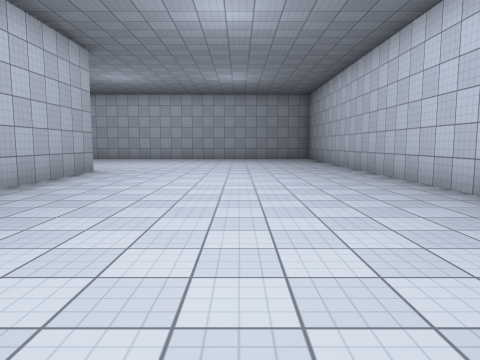
view 1 (above)

18 first-person views from a walk through a 3-D level made in the Unity game engine. The camera is 1.4 m above the floor, tilts 6° down and sees 70° across. The floor is counted in squares, 2 m on a side. Each view is taken from the middle of a square. On the plan, view 1 faces up. The plan holds only what a view shows up to about 11 squares ahead; the rest is blank. The place goes on beyond the plan. The player character is not drawn. Surface patterns are stand-ins for the level's own textures.

view 2
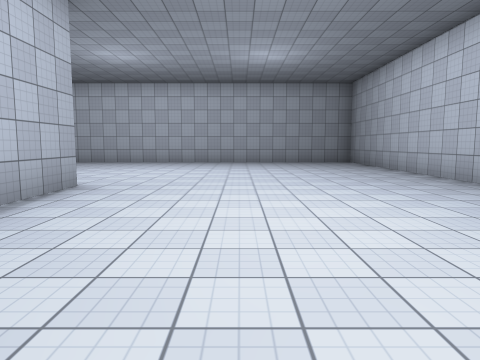

view 3
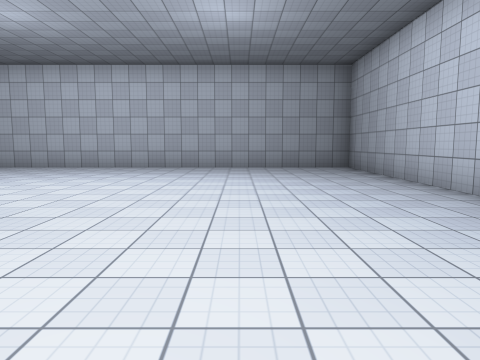

view 4
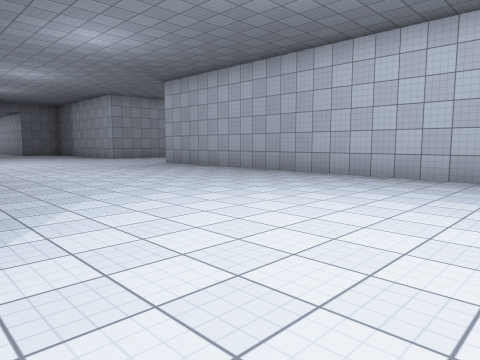

view 5
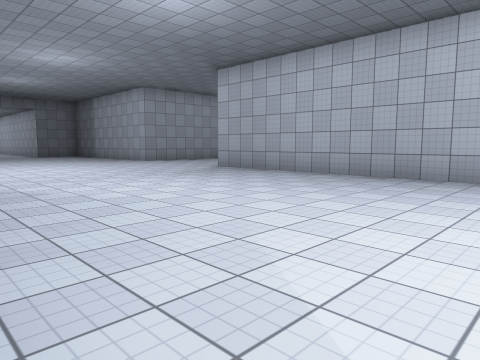

view 6
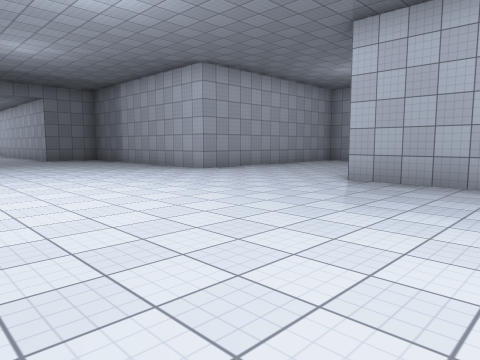

view 7
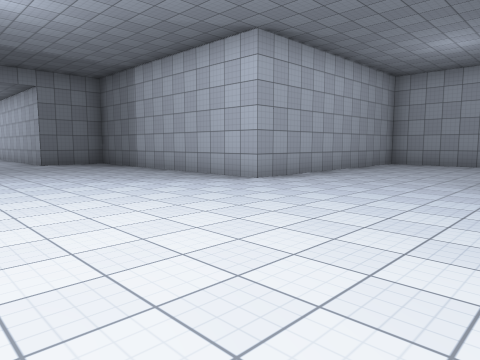

view 8
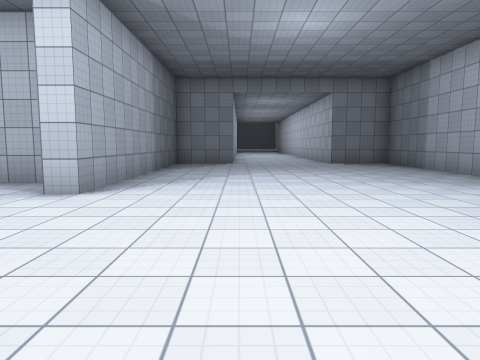

view 9
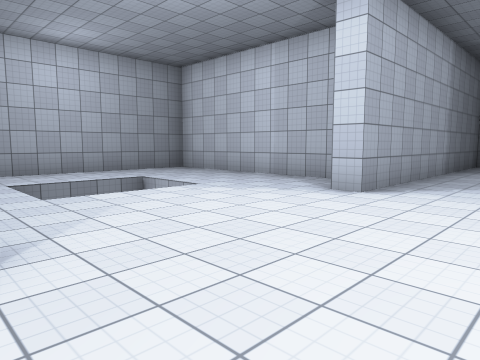

view 10
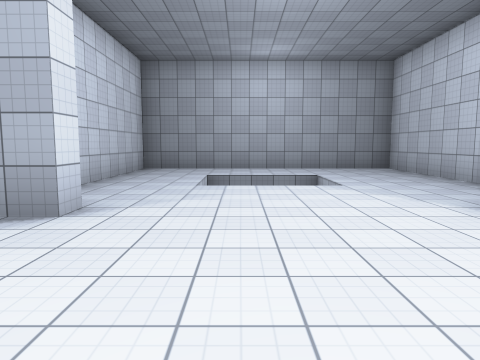

view 11
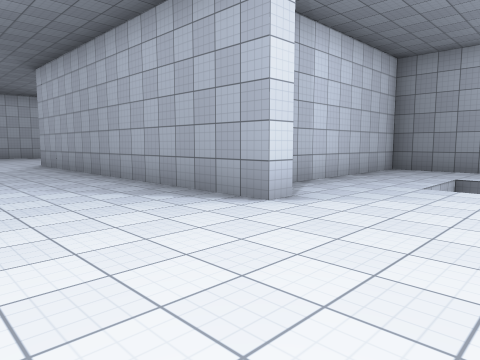

view 12
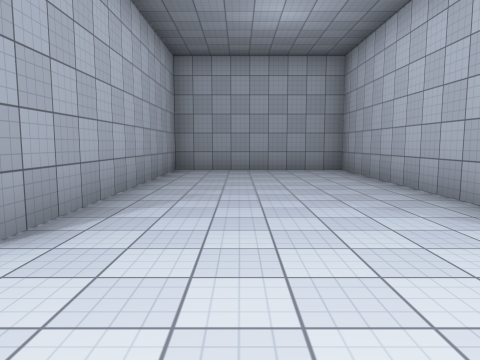

view 13
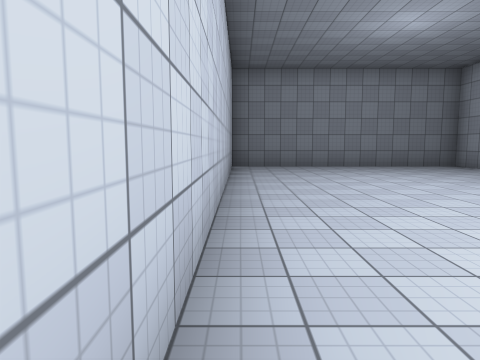

view 14
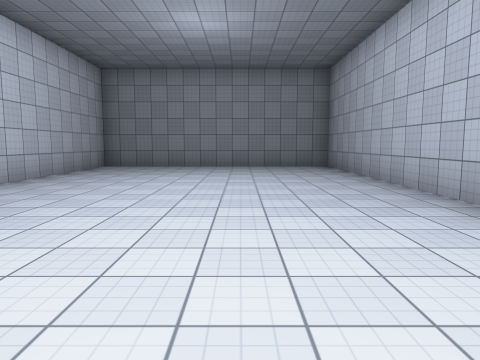

view 15
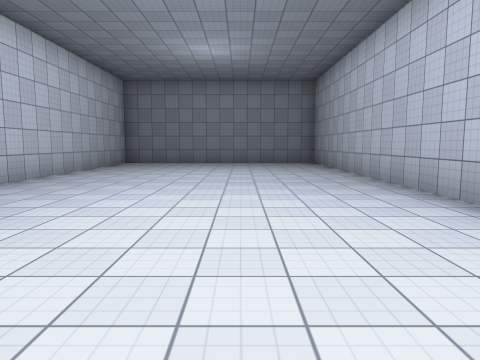

view 16
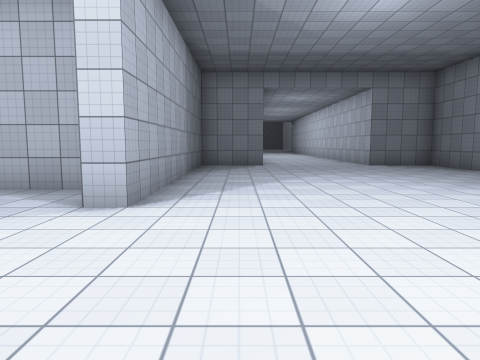

view 17
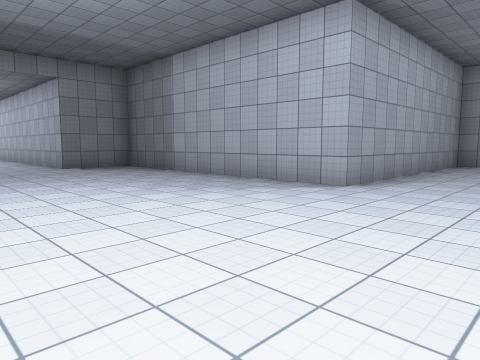

view 18
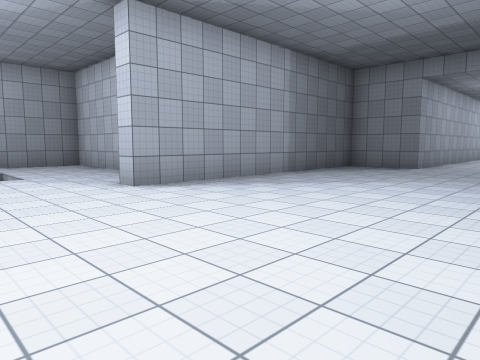

### Floor plan
Points are (right, up) in squares from view 1. A wall is a line through its corners. A room is listed if a view was taken in it or the views show most of it. See-through windows are left out.
Room 1 (views 1, 2, 3, 4, 5, 6, 7, 8, 9, 10, 11, 12, 13, 14, 15, 16, 17, 18)
walls: (-13.2, 8.2) (-13.2, 8.8) (-3.8, 8.8) (-3.8, -2.7) (3.2, -2.7) (3.2, 16.3) (-13.2, 16.3); (-13.2, 17.9) (-13.2, 23.3) (-17.7, 23.3) (-17.7, 16.3) (-25.3, 16.3) (-25.3, 15.9); (-19.3, 7.6) (-19.3, 2.3) (-12.3, 2.3) (-12.3, 7); (-25.4, 8.8) (-17.7, 8.8) (-17.7, 8.2)

Positions as (right, up) in squares from view 1, and headings:
1: (0, 0), facing up
2: (-1, 3), facing up
3: (0, 6), facing up
4: (-2, 9), facing up-left
5: (-5, 9), facing up-left
6: (-10, 10), facing up-left
7: (-13, 11), facing up-left
8: (-13, 11), facing left
9: (-13, 11), facing down-left
10: (-15, 12), facing down
11: (-16, 12), facing down-right
12: (-16, 14), facing up
13: (3, 8), facing down
14: (-1, 8), facing down
15: (-1, 10), facing down
16: (-14, 10), facing left
17: (-15, 11), facing up-left
18: (-15, 14), facing down-left
